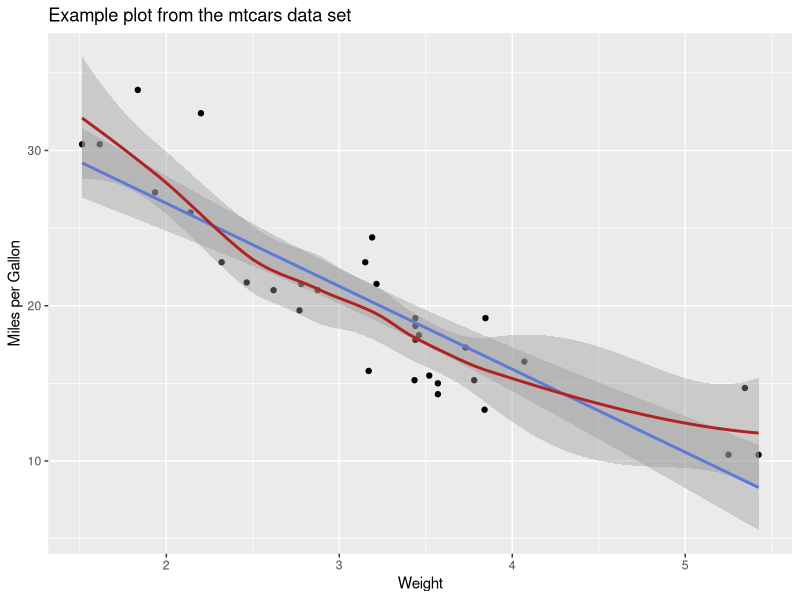

Reproduce this figure in R.
## ---- chunk 1
1+2-3
## ---- chunk 2
knitr::opts_chunk$set(echo = TRUE)
## ---- chunk 3
x = 5
y = 2
z = x + y
print(z)

w = sqrt(z)
print(w)
## ---- chunk 4
library(tidyverse)
library(ggplot2)
## ---- chunk 5
df = mtcars %>% 
  select(mpg, wt, cyl)

ggplot(data=df, aes(x=wt, y=mpg)) +
  geom_point() +
  geom_smooth(method="lm") +
  geom_smooth(col="firebrick")+
  labs(title="Example plot from the mtcars data set", 
       x="Weight",
       y="Miles per Gallon")

